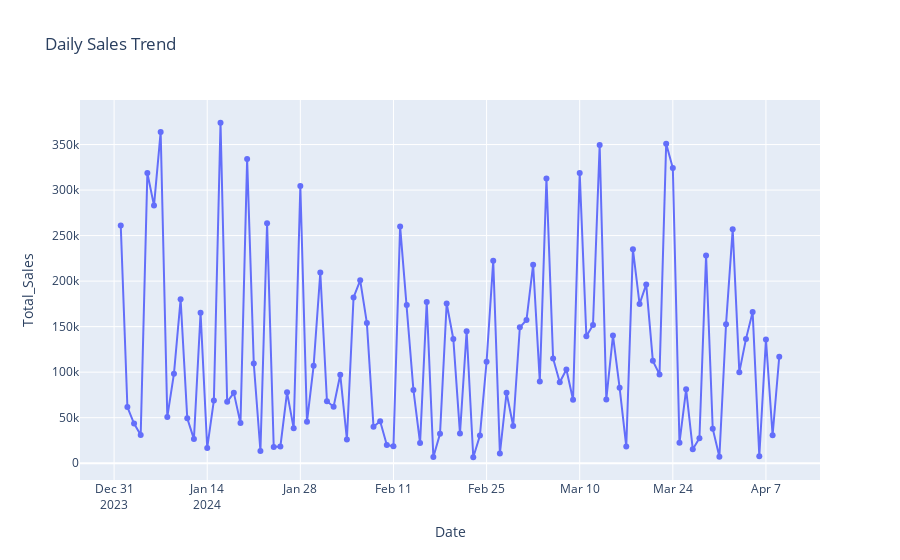

Notebook code for this chart:
### Code cell
#Interactive Sales Trend
daily_sales = df.groupby('Date')['Total_Sales'].sum().reset_index()

fig = px.line(daily_sales,
              x='Date',
              y='Total_Sales',
              title="Daily Sales Trend",
              markers=True)
fig.show()
